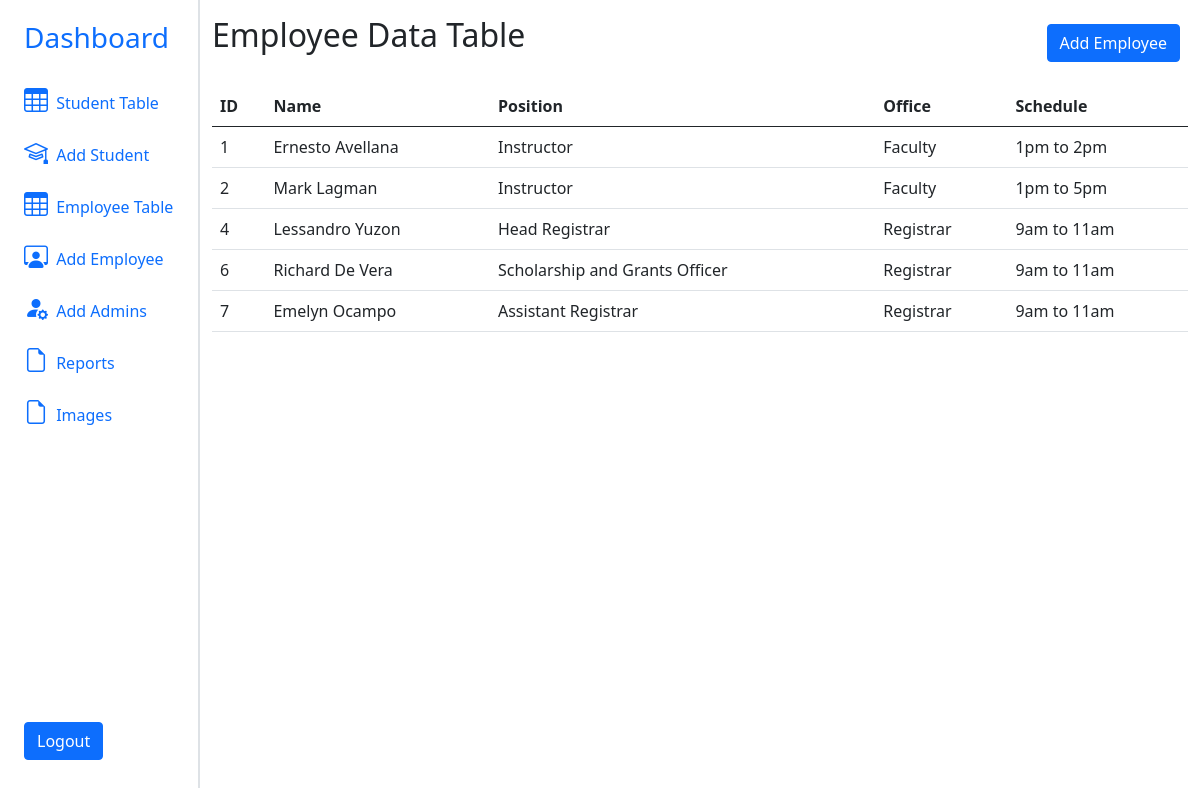
The page /employeetbl on the database its author committed.
### tables this page shows
CREATE TABLE "employee" (
	"id"	INTEGER,
	"name"	TEXT NOT NULL,
	"position"	TEXT,
	"office"	TEXT,
	"sched"	TEXT,
	"image"	BLOB,
	PRIMARY KEY("id" AUTOINCREMENT)
);

### app.py (the view)
@app.route('/employeetbl', methods=['GET' , 'POST'])
def employeetbl():
    conn = connect()
    employee = conn.execute('SELECT * FROM employee').fetchall()
    conn.close()
    response = make_response(render_template('employeetbl.html', employee=employee))
    response.headers['Cache-Control'] = 'no-store, no-cache, must-revalidate, post-check=0, pre-check=0, max-age=0'
    response.headers['Pragma'] = 'no-cache'
    return response

### app.py (called while the page is built)
def connect():
    conn = sqlite3.connect('hub.db')
    conn.row_factory = sqlite3.Row
    return conn

### templates/employeetbl.html
{% extends "dashboard.html" %}
{% block content %}
<div>
    <div class="d-flex justify-content-between align-content-center mb-3">
    <div class="h2">Employee Data Table</div>
    <div class="p-2"><a class="btn btn-primary" href="{{ url_for('student') }}" role="button">Add Employee</a></div>
</div>
<table class="table">
    <thead>
        <tr>
            <th scope="col">ID</th>
            <th scope="col">Name</th>
            <th scope="col">Position</th>
            <th scope="col">Office</th>
            <th scope="col">Schedule</th>
        </tr>
    </thead>
    <tbody>
        {% for employee in employee %}
        <tr>
            <td>{{ employee['id'] }}</td>
            <td>{{ employee['name'] }}</td>
            <td>{{ employee['position'] }}</td>
            <td>{{ employee['office'] }}</td>
            <td>{{ employee['sched'] }}</td>
        </tr>
        {% endfor %}
    </tbody>
</table>
{% endblock %}

### templates/dashboard.html (shortened to what this page needs)
<!DOCTYPE html>
<html lang="en">
<head>
    <link href="https://cdn.jsdelivr.net/npm/bootstrap@5.0.2/dist/css/bootstrap.min.css" rel="stylesheet">
    <link rel="stylesheet" href="https://cdn.jsdelivr.net/npm/bootstrap-icons@1.11.3/font/bootstrap-icons.min.css">
</head>
<body>
    <div class="container-fluid">
        <div class="row flex-nowrap">
            <div class="col-auto col-md-3 col-xl-2 px-sm-2 px-0 border-end border-2">
              <nav class="navbar sticky-top bg-body-tertiary">
                <div class="d-flex flex-column align-items-center align-items-sm-start px-3 pt-2 min-vh-100">
                    <a href="/" class="d-flex align-items-center pb-3 mb-md-0 me-md-auto text-decoration-none">
                        <span class="fs-3 d-none d-sm-inline">Dashboard</span>
                    </a>
                    <ul class="nav nav-pills flex-column mb-sm-auto mb-0 align-items-center align-items-sm-start" id="menu">
                        <li class="nav-item">
                            <a href="{{ url_for('studenttbl') }}" class="nav-link align-middle px-0">
                                <i class="fs-4 bi-table"></i> <span class="ms-1 d-none d-sm-inline">Student Table</span>
                            </a>
                        </li>
                        <li class="nav-item">
                            <a href="{{ url_for('student') }}" class="nav-link align-middle px-0">
                                <i class="fs-4 bi-mortarboard"></i> <span class="ms-1 d-none d-sm-inline">Add Student</span>
                            </a>
                        </li>
                        <li class="nav-item">
                            <a href="{{ url_for('employeetbl') }}" class="nav-link align-middle px-0">
                                <i class="fs-4 bi-table"></i> <span class="ms-1 d-none d-sm-inline">Employee Table</span>
                            </a>
                        </li>
                        <li class="nav-item">
                            <a href="{{ url_for('employee') }}" class="nav-link align-middle px-0">
                                <i class="fs-4 bi-person-workspace"></i> <span class="ms-1 d-none d-sm-inline">Add Employee</span>
                            </a>
                        </li>
                        <li class="nav-item">
                            <a href="{{ url_for('register') }}" class="nav-link align-middle px-0">
                                <i class="fs-4 bi bi-person-fill-gear"></i> <span class="ms-1 d-none d-sm-inline">Add Admins</span>
                            </a>
                        </li>
                        <li class="nav-item">
                            <a href="{{ url_for('reporttbl') }}" class="nav-link align-middle px-0">
                                <i class="fs-4 bi bi-file-earmark"></i> <span class="ms-1 d-none d-sm-inline">Reports</span>
                            </a>
                        </li>
                        <li class="nav-item">
                            <a href="{{ url_for('images') }}" class="nav-link align-middle px-0">
                                <i class="fs-4 bi bi-file-earmark"></i> <span class="ms-1 d-none d-sm-inline">Images</span>
                            </a>
                        </li>
                    </ul>
                    <div class="d-grid gap-2">
                        <button type="button" class="btn btn-primary btn-block w-100 mb-5" data-bs-toggle="modal" data-bs-target="#logoutModal">Logout</button>
                    </div>
                </div>
              </nav>
            </div>
            <div class="col py-3">
                {% block content %}
                {% endblock %}
            </div>
        </div>
    </div>
</body>
</html>

### rows shown on the page
employee: id "1", name "Ernesto Avellana", position "Instructor", office "Faculty", sched "1pm to 2pm"
employee: id "2", name "Mark Lagman", position "Instructor", office "Faculty", sched "1pm to 5pm"
employee: id "4", name "Lessandro Yuzon", position "Head Registrar", office "Registrar", sched "9am to 11am"
employee: id "6", name "Richard De Vera", position "Scholarship and Grants Officer", office "Registrar", sched "9am to 11am"
employee: id "7", name "Emelyn Ocampo", position "Assistant Registrar", office "Registrar", sched "9am to 11am"
